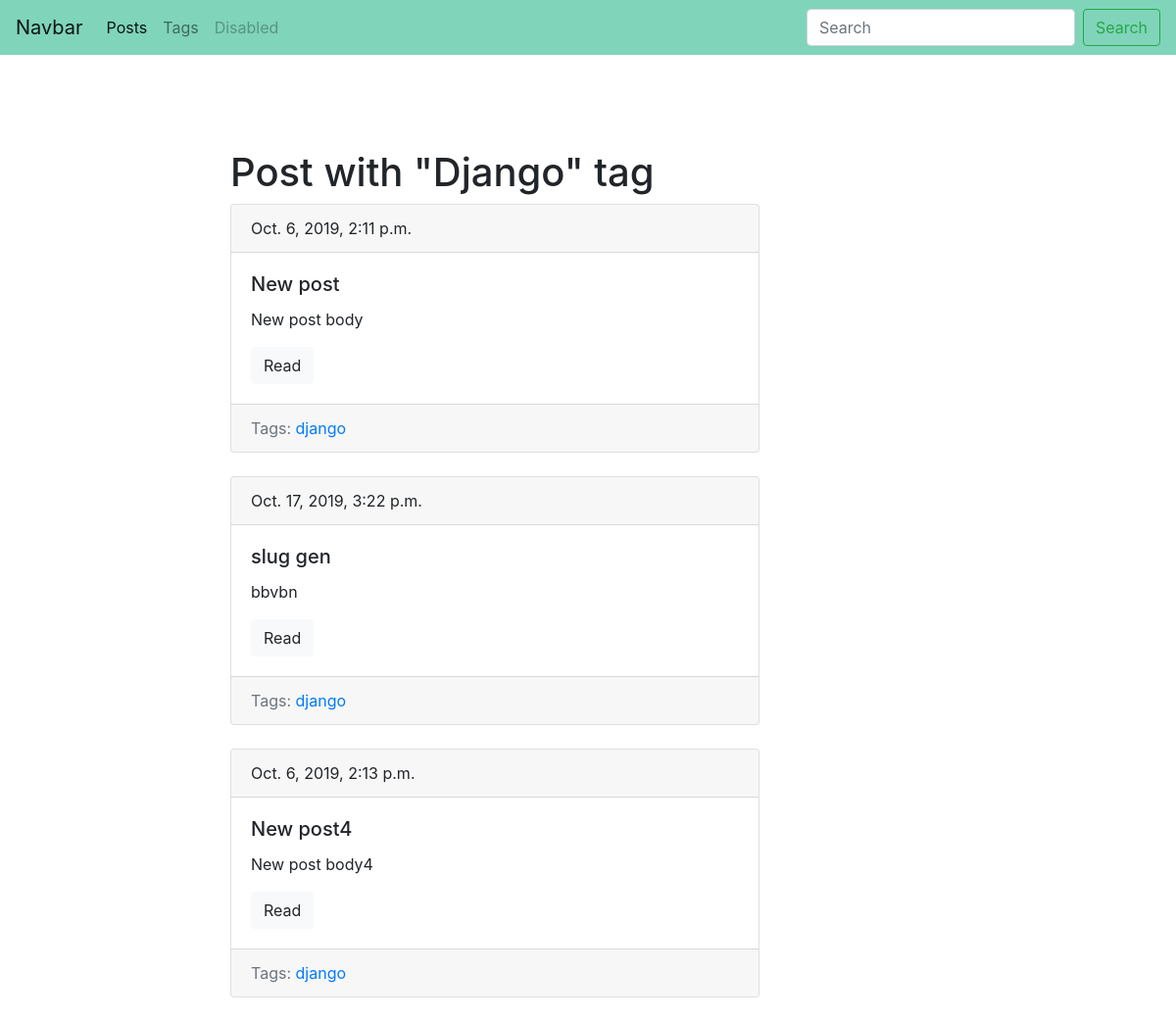
Before: /blog/tag/django/ with the older database file.
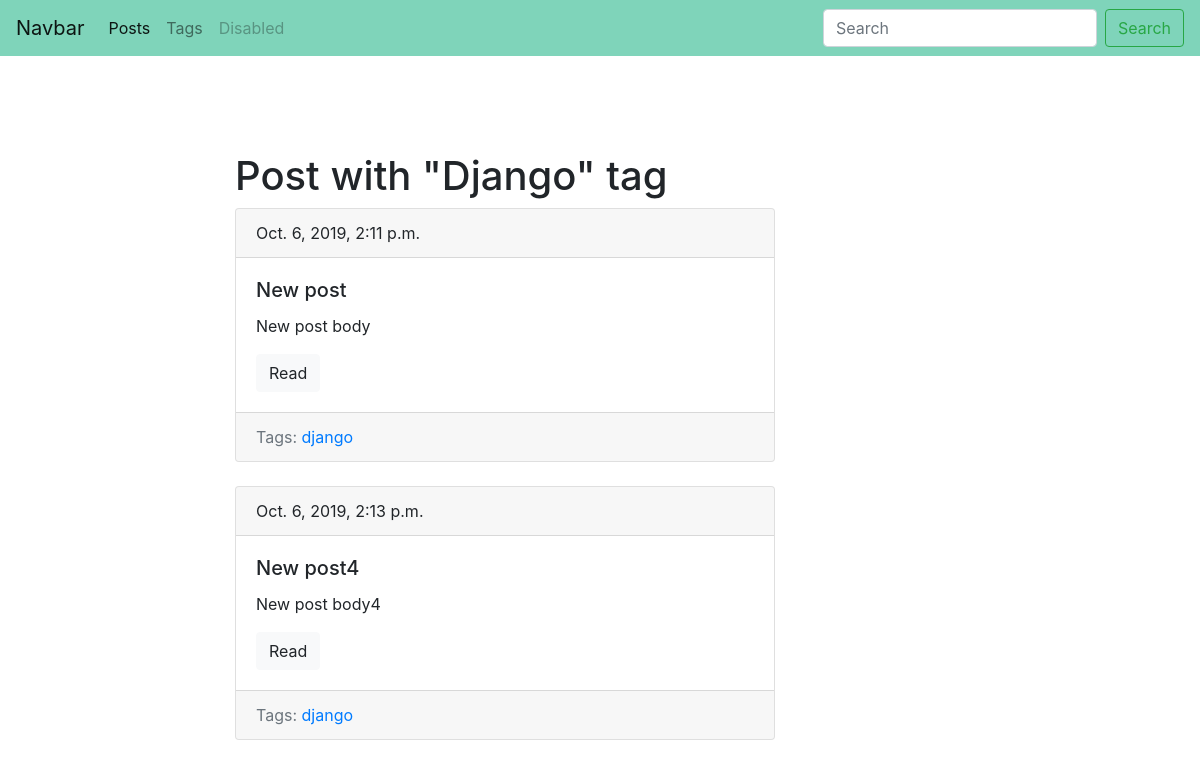
After: the same page with the newer database file.
### blog/models.py (models this page shows, shortened)
class Tag(models.Model):
    title = models.CharField(max_length=50)
    slug = models.SlugField(max_length=50, unique=True)
    def get_absolute_url(self):
        return reverse('tag_detail_url', kwargs={"slug": self.slug})

class Post(models.Model):
    title = models.CharField(max_length=150, db_index=True)
    slug = models.SlugField(max_length=150, blank=True, unique= True)
    body = models.TextField(blank=True, db_index=True)
    date_pub = models.DateTimeField(auto_now_add=True)
    tags = models.ManyToManyField('Tag', blank=True, related_name='posts')
    def get_absolute_url(self):
        return reverse('post_detail_url', kwargs={'slug': self.slug})

### blog/views.py (the view)
# urls.py: path('tag/<str:slug>/', TagDetail.as_view(), name='tag_detail_url'),
class TagDetail(ObjectDetailMixin, View):
    model = Tag
    template = 'blog/tag_detail.html'

### blog/utils.py (called while the page is built)
    def get(self, request, slug):
        obj = get_object_or_404(self.model, slug__iexact=slug)
        return render(request, self.template, context={self.model.__name__.lower(): obj, 'admin_object': obj,
                                                       'detail': True})

### blog/templates/blog/tag_detail.html (shortened to what this page needs)
{% extends 'blog/base_blog.html' %}
{% block content %}
    <h1 class="mt-5">
        Post with "{{ tag.title|title }}" tag
    </h1>
    {% for post in tag.posts.all %}
        {% include 'blog/includes/post_card_template.html' %}
    {% endfor %}
{% endblock %}

### blog/templates/blog/base_blog.html (shortened to what this page needs)
{% extends 'base.html' %}

### templates/base.html (shortened to what this page needs)
{% load static%}
<!DOCTYPE html>
<html lang="en">
<head>
    <link rel="stylesheet" href="https://stackpath.bootstrapcdn.com/bootstrap/4.3.1/css/bootstrap.min.css">
    <link rel="stylesheet" href="{% static 'css/styles.css' %}">
</head>
<body>
<nav class="navbar navbar-expand-lg navbar-light" style="background-color: #7fd4ba;">
  <a class="navbar-brand" href="#">Navbar</a>
  <div class="collapse navbar-collapse" id="navbarSupportedContent">
    <ul class="navbar-nav mr-auto">
      <li class="nav-item active">
        <a class="nav-link" href="{% url 'posts_list_url' %}"> Posts </a>
      </li>
      <li class="nav-item">
        <a class="nav-link" href="{% url 'tags_list_url' %}"> Tags </a>
      </li>
      <li class="nav-item">
        <a class="nav-link disabled" href="#" tabindex="-1" aria-disabled="true">Disabled</a>
      </li>
    </ul>
    <form class="form-inline my-2 my-lg-0">
      <input class="form-control mr-sm-2" type="search" placeholder="Search" aria-label="Search">
      <button class="btn btn-outline-success my-2 my-sm-0" type="submit">Search</button>
    </form>
  </div>
</nav>
<div class="container mt-5">
    <div class="row">
        <div class="col-6 offset-md-2">
            {% block content %}{% endblock %}
        </div>
    </div>
</div>
</body>
</html>

### blog/templates/blog/includes/post_card_template.html
        <div class="card mb-4">
          <div class="card-header">
            {{ post.date_pub }}
          </div>
          <div class="card-body">
            <h5 class="card-title">{{ post.title }}</h5>
            <p class="card-text">{{ post.body|truncatewords:15 }}</p>
            <a href="{{ post.get_absolute_url }}" class="btn btn-light">Read</a>
          </div>
            <div class="card-footer text-muted">
                Tags:
                {% for tag in post.tags.all %}
                    <a href="{{ tag.get_absolute_url }}"> {{ tag.title }} </a>
                {% endfor %}
            </div>
        </div>

Changed rows visible on the page:
removed Post: date_pub "Oct. 17, 2019, 3:22 p.m.", title "slug gen", body "bbvbn", Tag (title "django")
